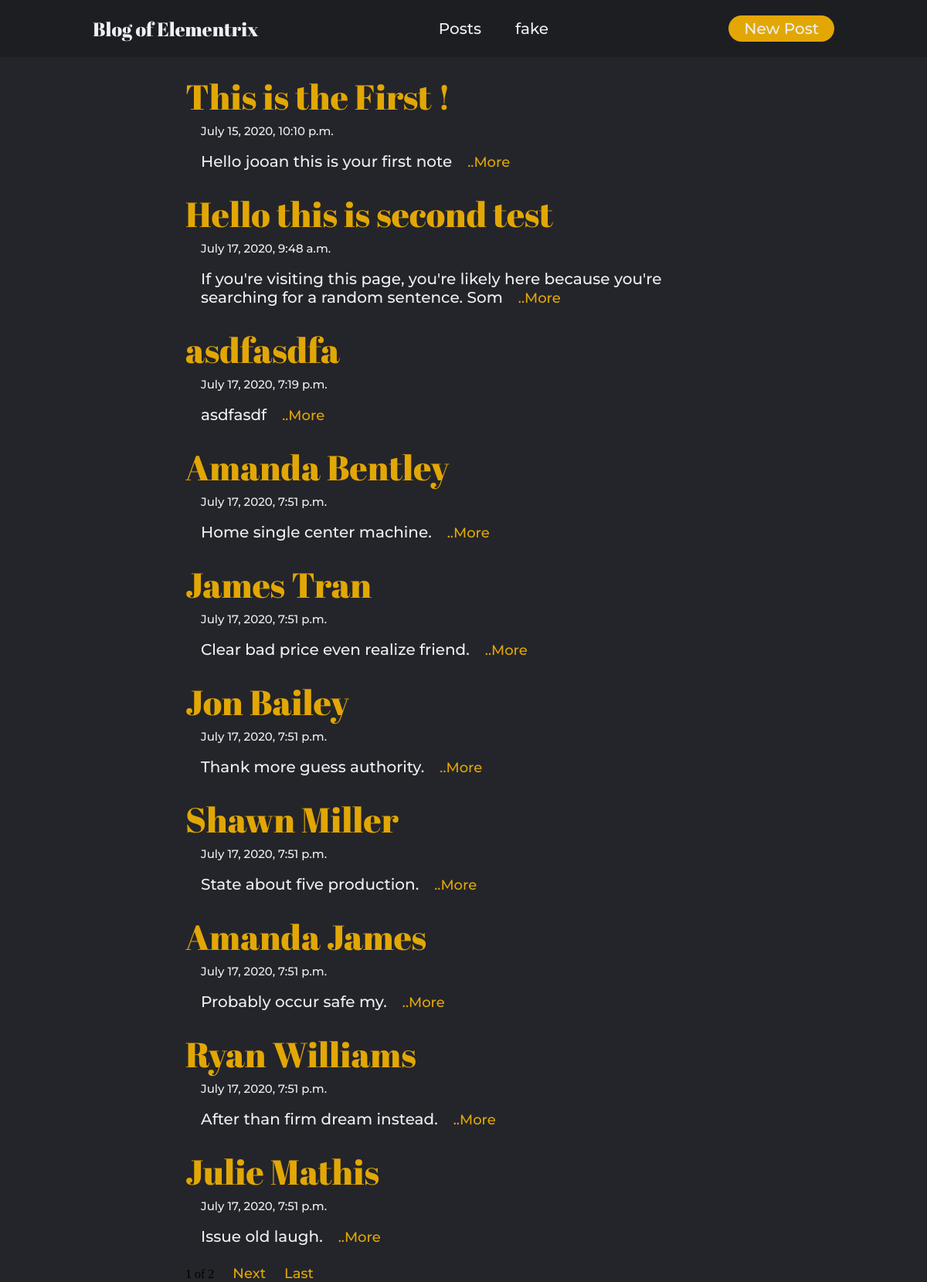
The page / on the database its author committed.
### blogPost/models.py (models this page shows, shortened)
class Post(models.Model):
    title = models.CharField(max_length=200)
    pub_date = models.DateTimeField('date published')
    body = models.TextField()
    def summary(self):
        return self.body[:100]

### blogPost/views.py (the view)
# urls.py: path('',blogPost.views.main, name="main"),
def main(request):
    posts = Post.objects
    post_list = Post.objects.all()
    paginator = Paginator(post_list,10)
    page = request.GET.get('page')
    articles = paginator.get_page(page)
    return render(request,"main.html",{'posts':posts, 'articles':articles})

### blogPost/templates/main.html (shortened to what this page needs)
{% extends 'base.html' %}
{% block content %}
    {% for post in articles %}
        <div class="container">
            <h1>{{ post.title }}</h1>
            <p>{{ post.pub_date }}</p>
            <br>
            <h3>{{ post.summary }}<a href="{% url 'detail' post.id %}">..More</a></p>
        </div>
    {% endfor %}
    <div class="container">
        <span>{{articles.number}}</span>
        <span>of</span>
        <span>{{articles.paginator.num_pages}}</span>
        {% if articles.has_next %}
            <a href="?page={{ articles.next_page_number }}">Next</a>
            <a href="?page={{ articles.paginator.num_pages }}">Last</a>
        {% endif %}
    </div>
{% endblock %}

### jooBlog/templates/base.html (shortened to what this page needs)
{% load static %}
<!DOCTYPE html>
<html>
    <head>
        <link type="text/css" rel="stylesheet" href="{% static 'css/main.css' %}">
    </head>
    <body>
        <header>
            <h4 class="logo">Blog of Elementrix</h4>
            <nav>
                <ul class="nav_links">
                    <li><a href="{% url 'main' %}">Posts</a></li>
                    <li><a href="{% url 'fake' %}">fake</a></li>
                </ul>
            </nav>
            <a class="btn_new_post" href="{% url 'new' %}"><button>New Post</button></a>
        </header>
        {% block content %}
        {% endblock %}
    </body>
</html>

### blogPost/static/css/main.css (style rules this page uses)
* { box-sizing: border-box; margin: 0; padding: 0; }
body { background-color: #24252A; }
header h4 { font-family: 'Abril Fatface', cursive; font-weight: 500; font-size: 25px; color: #edf0f1; }
li, a, button { font-family: 'Montserrat'; font-weight: 500; font-size: 20px; color: #edf0f1; text-decoration: none; }
header { display: flex; justify-content: space-between; align-items: center; padding: 20px 10%; background-color: #1d1e22; }
.logo { cursor: pointer; }
.nav_links { list-style: none; }
.nav_links li { display: inline-block; padding: 0px 20px; }
.nav_links li a { transition: all 0.2s ease 0s; }
button { padding: 5px 20px; background-color: rgba(226, 167, 5,1); border: none; border-radius: 50px; cursor: pointer; transition: all 0.2s ease 0s; }
.container { padding-top: 20px; margin-left: 20%; margin-right: 20%; border-bottom: #edf0f1; border-color: #edf0f1; }
.container h1 { font-family: 'Abril Fatface', cursive; font-weight: 500; font-size: 45px; color: rgba(226, 167, 5,1); }
.container h3 { font-family: 'Montserrat'; font-weight: 500; font-size: 20px; padding-left: 20px; color: #edf0f1; }
.container p { font-family: 'Montserrat'; font-weight: 500; font-size: 15px; padding-top: 5px; padding-left: 20px; color: #edf0f1; }
.container a { font-family: 'Montserrat'; font-weight: 500; font-size: 18px; padding-top: 5px; padding-left: 20px; color: rgba(226, 167, 5,1); }

### rows shown on the page
Post: title "This is the First !", pub_date "July 15, 2020, 10:10 p.m.", summary "Hello jooan this is your first note"
Post: title "Hello this is second test", pub_date "July 17, 2020, 9:48 a.m.", summary "If you're visiting this page, you're likely here because you're searching for a random sentence. Som"
Post: title "asdfasdfa", pub_date "July 17, 2020, 7:19 p.m.", summary "asdfasdf"
Post: title "Amanda Bentley", pub_date "July 17, 2020, 7:51 p.m.", summary "Home single center machine."
Post: title "James Tran", pub_date "July 17, 2020, 7:51 p.m.", summary "Clear bad price even realize friend."
Post: title "Jon Bailey", pub_date "July 17, 2020, 7:51 p.m.", summary "Thank more guess authority."
Post: title "Shawn Miller", pub_date "July 17, 2020, 7:51 p.m.", summary "State about five production."
Post: title "Amanda James", pub_date "July 17, 2020, 7:51 p.m.", summary "Probably occur safe my."
Post: title "Ryan Williams", pub_date "July 17, 2020, 7:51 p.m.", summary "After than firm dream instead."
Post: title "Julie Mathis", pub_date "July 17, 2020, 7:51 p.m.", summary "Issue old laugh."

### other values the page prints
{{ articles.number }} "1"
{{ articles.paginator.num_pages }} "2"
